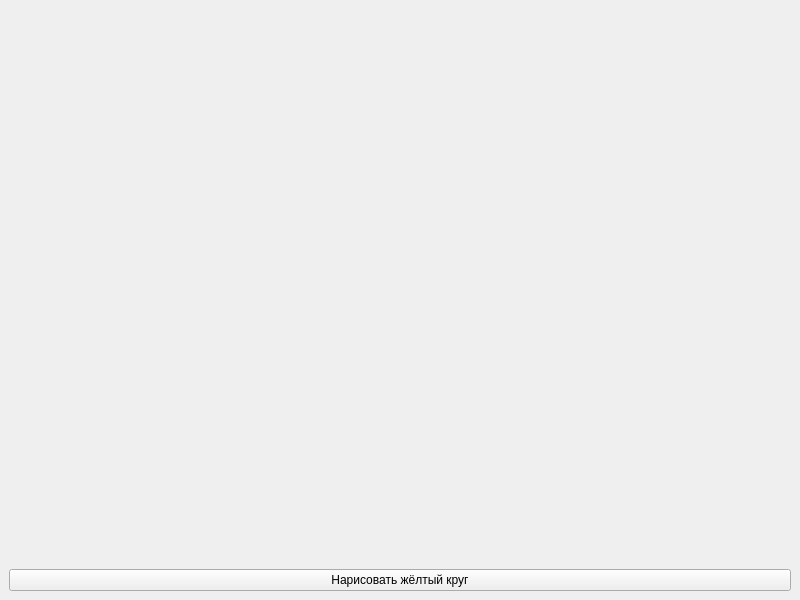
<?xml version="1.0" encoding="UTF-8"?>
<ui version="4.0">
 <class>MainWindow</class>
 <widget class="QMainWindow" name="MainWindow">
  <property name="geometry">
   <rect>
    <x>0</x>
    <y>0</y>
    <width>800</width>
    <height>600</height>
   </rect>
  </property>
  <property name="windowTitle">
   <string>Жёлтые окружности</string>
  </property>
  <widget class="QWidget" name="centralwidget">
   <layout class="QVBoxLayout" name="verticalLayout">
    <item>
     <spacer name="verticalSpacer">
      <property name="orientation">
       <enum>Qt::Vertical</enum>
      </property>
      <property name="sizeHint" stdset="0">
       <size>
        <width>20</width>
        <height>40</height>
       </size>
      </property>
     </spacer>
    </item>
    <item>
     <widget class="QPushButton" name="drawCircleButton">
      <property name="text">
       <string>Нарисовать жёлтый круг</string>
      </property>
     </widget>
    </item>
   </layout>
  </widget>
 </widget>
 <resources/>
 <connections/>
</ui>
